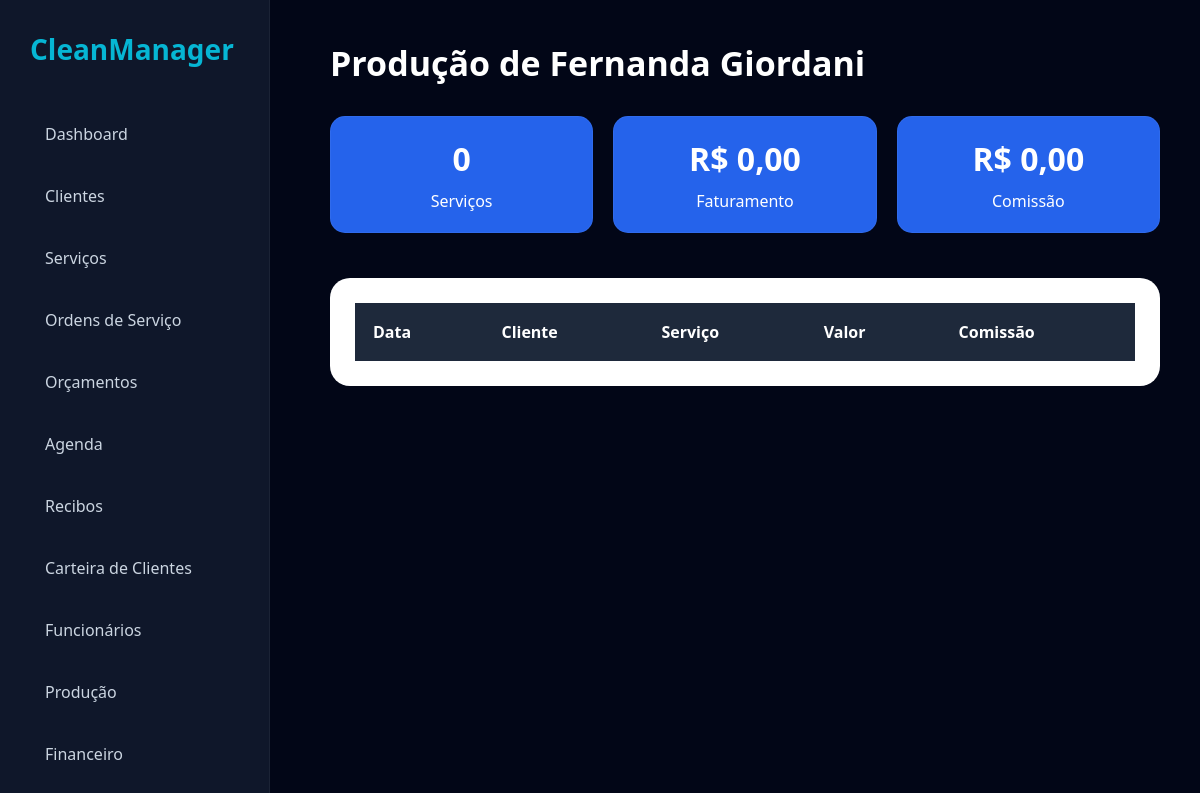
/admin/producao-detalhes.php?funcionario=Fernanda+Giordani&inicio=2026-07-01&fim=2026-07-31, run on an earlier commit of the app's database.
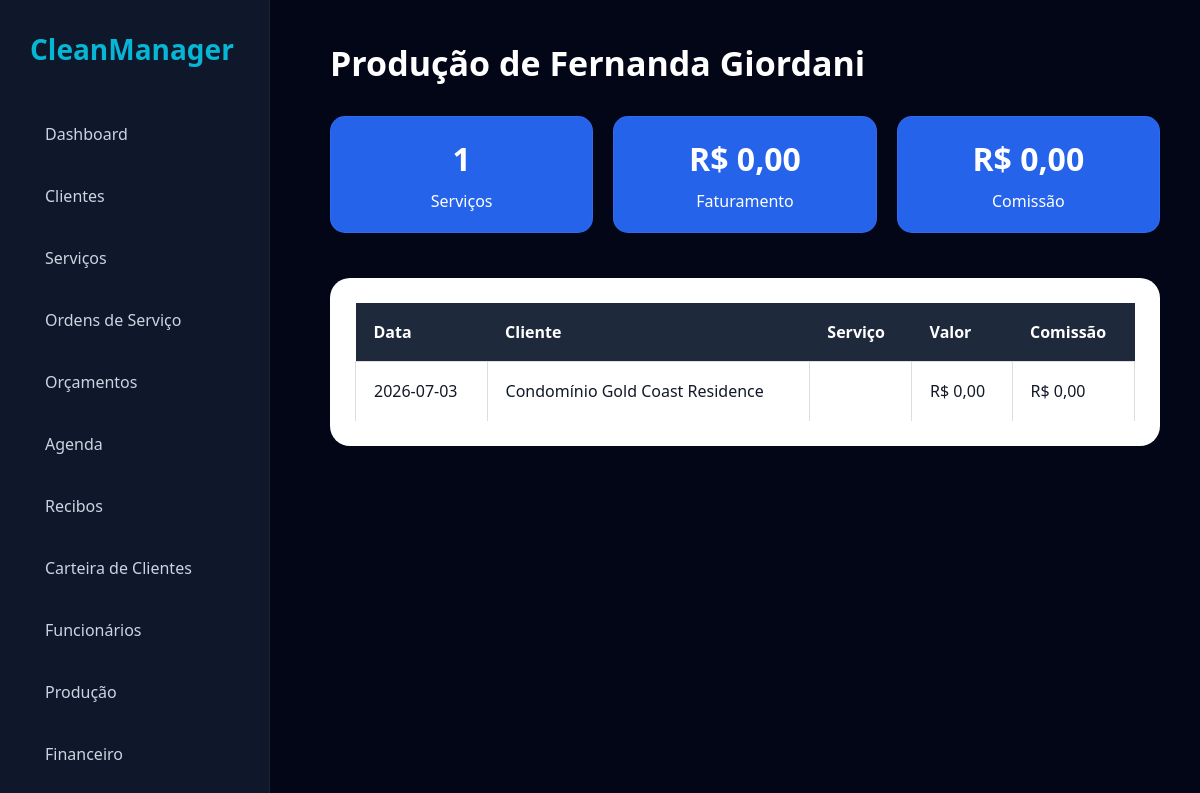
And on a later commit of the database.
### tables this page shows
CREATE TABLE historico_servicos (

id INTEGER PRIMARY KEY AUTOINCREMENT,

orcamento_id INTEGER,

cliente TEXT,

telefone TEXT,

endereco TEXT,

servico TEXT,

descricao TEXT,

valor REAL,

data_execucao TEXT,

status_pagamento TEXT

, recibo_gerado TEXT, funcionario_id INTEGER, funcionario_nome TEXT, comissao REAL DEFAULT 0, "observacoes", "foto_antes", "foto_depois", "assinatura_cliente", "checklist", "data_finalizacao", "lucro", "forma_pagamento", "data_recebimento");

### admin/producao-detalhes.php (the view, shortened to what this page needs)
<?php
include '../config/conexao.php';
$funcionario = $_GET['funcionario'] ?? '';
$inicio = $_GET['inicio'] ?? date('Y-m-01');
$fim = $_GET['fim'] ?? date('Y-m-t');
$dados = $db->query("
SELECT *
FROM historico_servicos
WHERE funcionario_nome = '$funcionario'
AND date(data_execucao)
BETWEEN '$inicio' AND '$fim'
ORDER BY data_execucao DESC
");
$resumo = $db->querySingle("
SELECT
COUNT(*) as quantidade,
SUM(valor) as faturamento,
SUM(comissao) as comissao
FROM historico_servicos
WHERE funcionario_nome = '$funcionario'
AND date(data_execucao)
BETWEEN '$inicio' AND '$fim'
", true);
?>
<!DOCTYPE html>
<html lang="pt-br">
<head>
<link rel="stylesheet" href="../assets/css/dashboard.css">
</head>
<body>
<?php include '../includes/sidebar.php'; ?>
<div class="content">
<div class="topbar">
<h1>
Produção de
<?= $funcionario; ?>
</h1>
</div>
<div class="resumo">
<div class="card">
<h2>
<?= $resumo['quantidade']; ?>
</h2>
<p>Serviços</p>
</div>
<div class="card">
<h2>
R$
<?= number_format($resumo['faturamento'],2,',','.'); ?>
</h2>
<p>Faturamento</p>
</div>
<div class="card">
<h2>
R$
<?= number_format($resumo['comissao'],2,',','.'); ?>
</h2>
<p>Comissão</p>
</div>
</div>
<div class="box">
<table>
<tr>
<th>Data</th>
<th>Cliente</th>
<th>Serviço</th>
<th>Valor</th>
<th>Comissão</th>
</tr>
<?php while($item = $dados->fetchArray()) { ?>
<tr>
<td><?= $item['data_execucao']; ?></td>
<td><?= $item['cliente']; ?></td>
<td><?= $item['servico']; ?></td>
<td>
R$
<?= number_format($item['valor'],2,',','.'); ?>
</td>
<td>
R$
<?= number_format($item['comissao'],2,',','.'); ?>
</td>
</tr>
<?php } ?>
</table>
</div>
</div>
</body>
</html>

What changed in the data, as far as the page shows it:
added historico_servicos: data_execucao "2026-07-03", cliente "Condomínio Gold Coast Residence", valor "0,00", comissao "0,00"
Also different on the page:
$resumo['quantidade']: "0" → "1"
